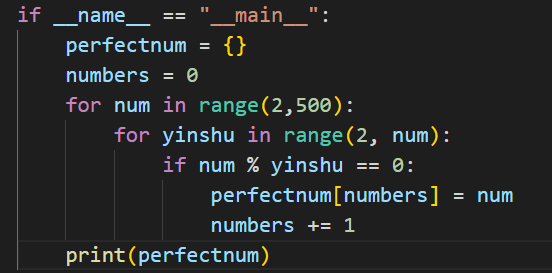
#> input picture 学习demo/image/1.jpg, 552 x 273 px
$ python '掩膜应用.py'
#> lines starting #> are read from the running program, lines starting #| are printed output that depends on the picture
import cv2 as cv
import numpy as np
import matplotlib.pyplot as plt

img = cv.imread("./image/1.jpg",0)
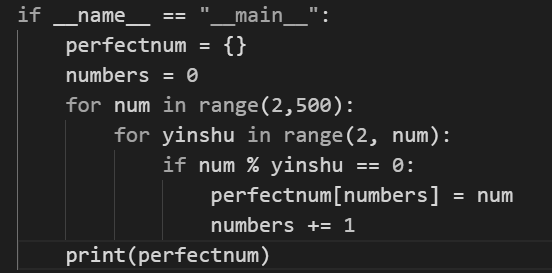
#> img: shape (273, 552); min 28, max 217, mean 40.2
plt.imshow(img,cmap = plt.cm.gray)
plt.show()

mask = np.zeros(img.shape[:2],np.uint8())#创建掩膜
mask[100:200,100:400] = 1   #设置感兴趣区域

plt.imshow(mask,cmap = plt.cm.gray)
plt.show()
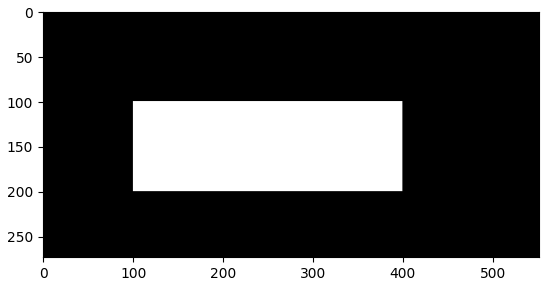
#> figure drawn by matplotlib, 1 panel

mask_img = cv.bitwise_and(img,img,mask = mask)
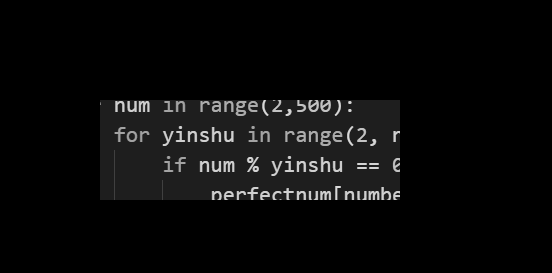
#> mask_img: shape (273, 552); min 0, max 217, mean 10.1
plt.imshow(mask_img,cmap = plt.cm.gray)
plt.show()

mask_hist = cv.calcHist([mask_img], [0], None, [256], [0,256])
#> mask_hist = 256 values, max 120696 at index 0, min 0 at index 1, mean 588.7
plt.imshow(mask_hist,cmap = plt.cm.gray)
plt.show()
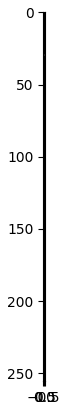
#> figure drawn by matplotlib, 1 panel
